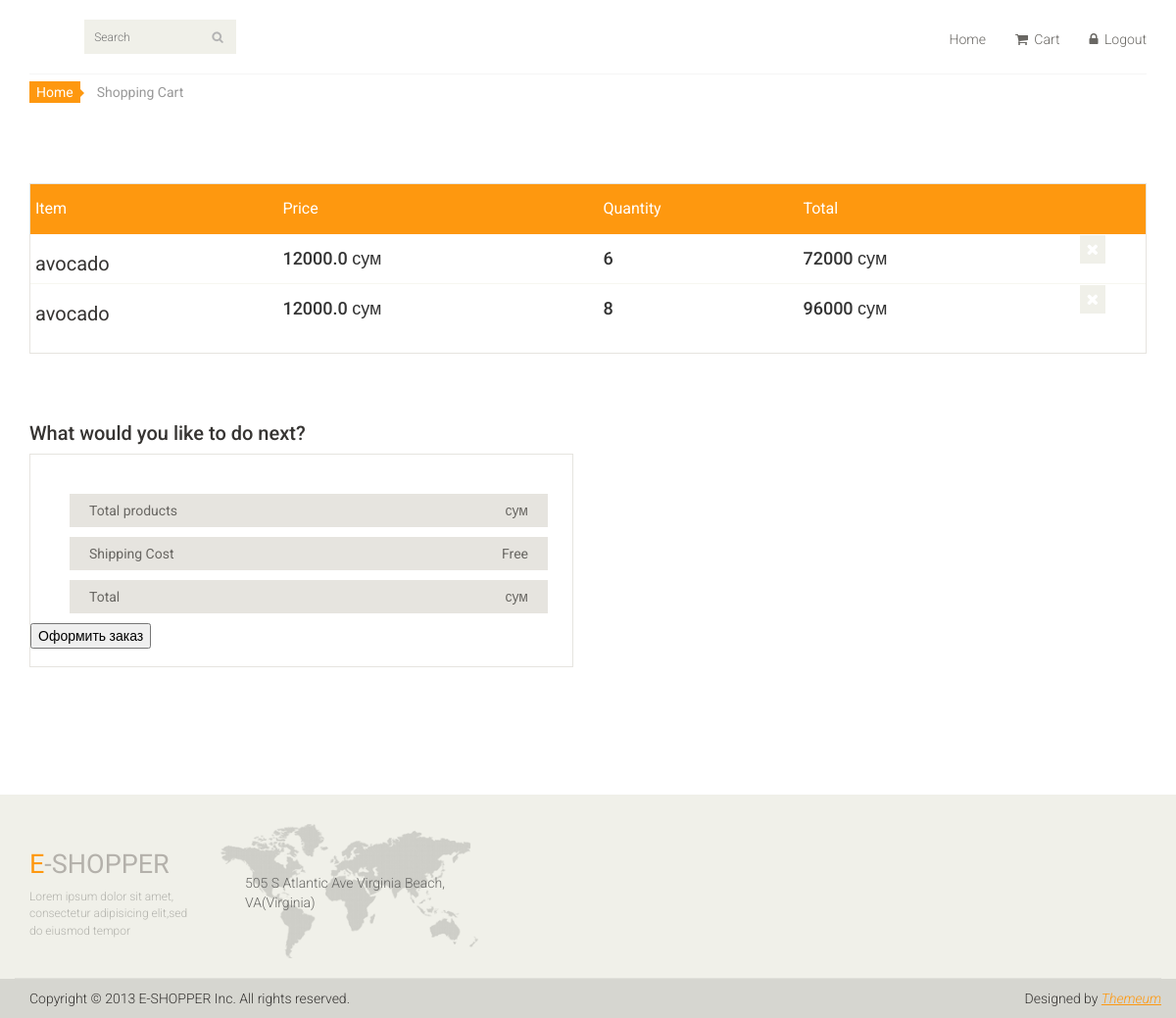
Page /user_cart (signed in) on the earlier database version.
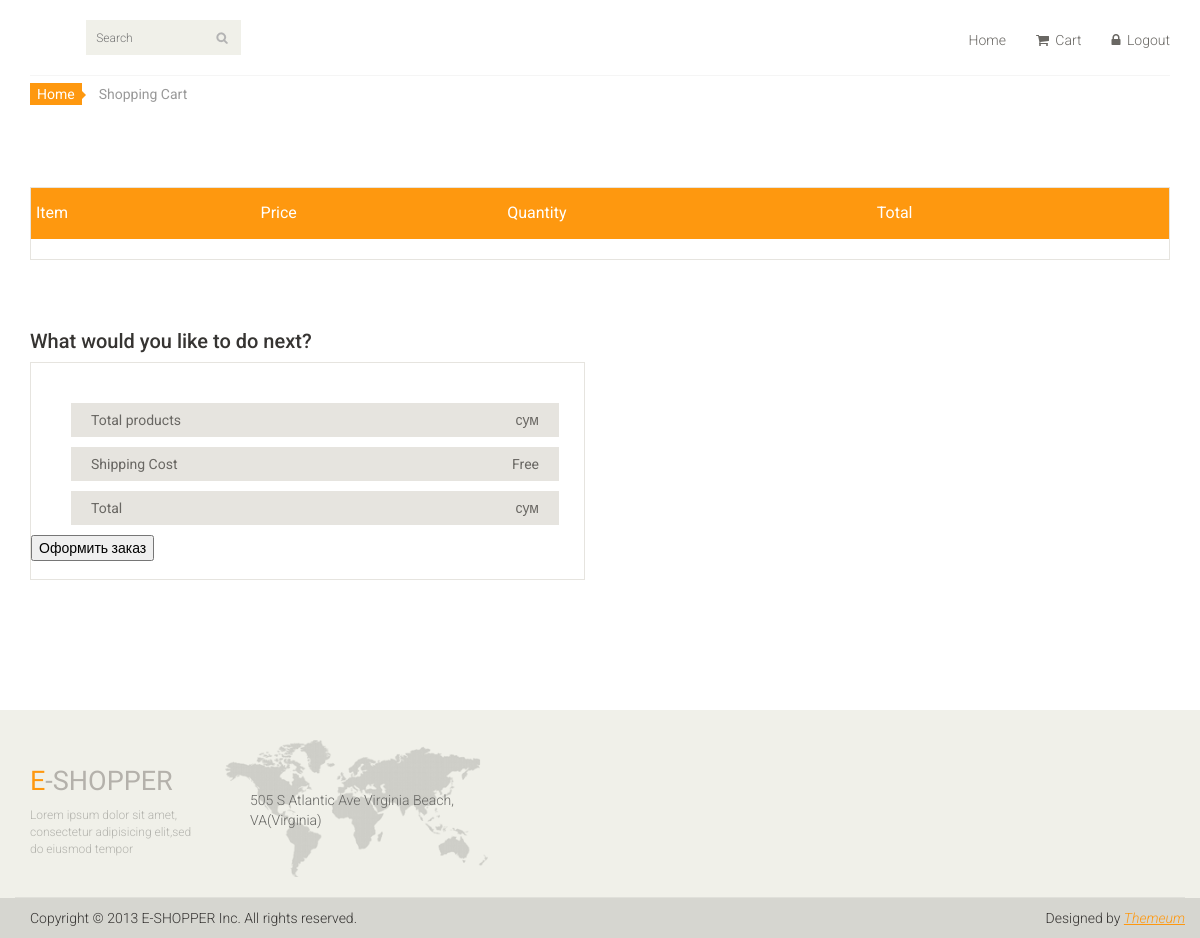
Same page on the later database version.
### main_page/models.py (models this page shows)
class UserCart(models.Model):
    user_id = models.IntegerField()
    user_product = models.ForeignKey(Product, on_delete=models.CASCADE)
    user_product_quantity = models.IntegerField()
    cart_date = models.DateTimeField(auto_now_add=True)

class Product(models.Model):
    product_category = models.ForeignKey(Category, on_delete=models.CASCADE)
    product_name = models.CharField(max_length=110)
    product_price = models.FloatField()
    product_des = models.TextField()
    product_count = models.IntegerField()
    added_date = models.DateTimeField(auto_now_add=True)
    product_image = models.ImageField(upload_to='media', null=True, blank=True)
    def __str__(self):
        return self.product_name

### main_page/views.py (the view)
# urls.py: path('user_cart', views.get_exact_user_cart),
def get_exact_user_cart(request):
    user_cart = models.UserCart.objects.filter(user_id=request.user.id)
    return render(request, 'user_cart.html', {'user_cart': user_cart})

### main_page/templates/user_cart.html (shortened to what this page needs)
{% extends 'index.html' %}
{% block content %}
	<section id="cart_items">
		<div class="container">
			<div class="breadcrumbs">
				<ol class="breadcrumb">
				  <li><a href="/">Home</a></li>
				  <li class="active">Shopping Cart</li>
				</ol>
			</div>
			<div class="table-responsive cart_info">
				<table class="table table-condensed">
					<thead>
						<tr class="cart_menu">
							<td class="description">Item</td>
							<td class="price">Price</td>
							<td class="quantity">Quantity</td>
							<td class="total">Total</td>
							<td></td>
						</tr>
					</thead>
					<tbody>
					{% for i in user_cart %}
						<tr>
							<td class="cart_description">
								<h4><a href="/{{ i.user_product.id }}">{{ i.user_product }}</a></h4>
							</td>
							<td class="cart_price">
								<h4>{{ i.user_product.product_price }} сум</h4>
							</td>
							<td class="cart_quantity">
								<h4>{{ i.user_product_quantity }}</h4>
							</td>
							<td class="cart_total">
								<h4>{% widthratio i.user_product.product_price 1 i.user_product_quantity %} сум</h4>
							</td>
							<td class="cart_delete">
								<a class="cart_quantity_delete" href="/del_item/{{ i.user_product.id }}"><i class="fa fa-times"></i></a>
							</td>
						</tr>
					{% endfor %}
					</tbody>
				</table>
			</div>
		</div>
	</section>
	<section id="do_action">
		<div class="container">
			<div class="heading">
				<h3>What would you like to do next?</h3>
			</div>
			<div class="row">
				<div class="col-sm-6">
					<div class="total_area">
						<ul>
							<li>Total products <span>{{ user_total }} сум</span></li>
							<li>Shipping Cost <span>Free</span></li>
							<li>Total <span>{{ user_total }} сум</span></li>
						</ul>
							<form action="/checkout" method="POST">
								<button>Оформить заказ</button>
							</form>
					</div>
				</div>
			</div>
		</div>
	</section>
{% endblock content %}

### main_page/templates/index.html (shortened to what this page needs)
{% load static %}
<!DOCTYPE html>
<html lang="en">
<head>
    <link href="{% static 'css/bootstrap.min.css' %}" rel="stylesheet">
    <link href="{% static 'css/font-awesome.min.css' %}" rel="stylesheet">
    <link href="{% static 'css/prettyPhoto.css' %}" rel="stylesheet">
    <link href="{% static 'css/price-range.css' %}" rel="stylesheet">
    <link href="{% static 'css/animate.css' %}" rel="stylesheet">
	<link href="{% static 'css/main.css' %}" rel="stylesheet">
	<link href="{% static 'css/responsive.css' %}" rel="stylesheet">
</head>
<body>
	<header id="header">
		<div class="header-middle">
			<div class="container">
				<div class="row">
					<div class="col-sm-4">
						<div class="btn-group pull-right">
							<div class="col-sm-3">
								<div class="search_box pull-right">
									<form method="POST">
										  <input type="text" placeholder="Search" name="search_bar" />
									</form>
								</div>
							</div>
						</div>
					</div>
					<div class="col-sm-8">
						<div class="shop-menu pull-right">
							<ul class="nav navbar-nav">
								{% if user.is_authenticated %}
									<li><a href="/">Home</a></li>
									<li><a href="/user_cart"><i class="fa fa-shopping-cart"></i> Cart</a></li>
									<li><a href="/accounts/logout/"><i class="fa fa-lock"></i> Logout</a></li>
								{% else %}
									<li><a href="/accounts/login/"><i class="fa fa-lock"></i> Login</a></li>
								{% endif %}
							</ul>
						</div>
					</div>
				</div>
			</div>
		</div>
	</header>
	{% block content %}{% endblock content %}
	<footer id="footer">
		<div class="footer-top">
			<div class="container">
				<div class="row">
					<div class="col-sm-2">
						<div class="companyinfo">
							<h2><span>e</span>-shopper</h2>
							<p>Lorem ipsum dolor sit amet, consectetur adipisicing elit,sed do eiusmod tempor</p>
						</div>
					</div>
					<div class="col-sm-3">
						<div class="address">
							<img src="images/home/map.png" alt="" />
							<p>505 S Atlantic Ave Virginia Beach, VA(Virginia)</p>
						</div>
					</div>
				</div>
			</div>
		</div>
		<div class="footer-bottom">
			<div class="container">
				<div class="row">
					<p class="pull-left">Copyright © 2013 E-SHOPPER Inc. All rights reserved.</p>
					<p class="pull-right">Designed by <span><a target="_blank" href="http://www.themeum.com">Themeum</a></span></p>
				</div>
			</div>
		</div>
	</footer>
</body>
</html>

### main_page/static/css/main.css (style rules this page uses)
body { font-family: 'Roboto', sans-serif; background:; position: relative; font-weight:400px; }
ul li { list-style: none; }
a { -webkit-transition: 300ms; -moz-transition: 300ms; -o-transition: 300ms; transition: 300ms; }
h1, h2, h3, h4, h5, h6 { font-family: 'Roboto', sans-serif; }
.header-middle .container .row { border-bottom: 1px solid #f5f5f5; margin-left: 0; margin-right: 0; padding-bottom: 20px; padding-top: 20px; }
.header-middle .container .row .col-sm-4 { padding-left: 0; }
.header-middle .container .row .col-sm-8 { padding-right:0; }
.shop-menu ul li { display:inline-block; padding-left: 15px; padding-right: 15px; }
.shop-menu ul li:last-child { padding-right: 0; }
.shop-menu ul li a { background: #FFFFFF; color: #696763; font-family: 'Roboto', sans-serif; font-size: 14px; font-weight: 300; padding:0; padding-right: 0; margin-top: 10px; }
.shop-menu ul li a i { margin-right:3px; }
.search_box input { background: #F0F0E9; border: medium none; color: #B2B2B2; font-family: 'roboto'; font-size: 12px; font-weight: 300; height: 35px; outline: medium none; padding-left: 10px; width: 155px; background-image: url(../images/home/searchicon.png); background-repeat: no-repeat; background-position: 130px; }
#footer { background: #F0F0E9; }
.footer-top .container { border-bottom: 1px solid #E0E0DA; padding-bottom: 20px; }
.companyinfo { margin-top: 57px; }
.companyinfo h2 { color: #B4B1AB; font-family: abel; font-size: 27px; text-transform: uppercase; }
.companyinfo h2 span { color:#FE980F; }
.companyinfo p { color: #B3B3AD; font-family: 'Roboto', sans-serif; font-size: 12px; font-weight: 300; }
.footer-top .col-sm-3 { overflow: hidden; }
.address { margin-top: 30px; position: relative; overflow: hidden; }
.address img { width:100%; }
.address p { color: #666663; font-family: 'Roboto', sans-serif; font-size: 14px; font-weight: 300; left: 25px; position: absolute; top: 50px; }
.footer-bottom { background: #D6D6D0; padding-top: 10px; }
.footer-bottom p { color: #363432; font-family: 'Roboto', sans-serif; font-weight: 300; margin-left: 15px; }
.footer-bottom p span a { color: #FE980F; font-style: italic; text-decoration: underline; }
#do_action { margin-bottom: 50px; }
.breadcrumbs { position: relative; }
.breadcrumbs .breadcrumb { background:transparent; margin-bottom: 75px; padding-left: 0; }
.breadcrumbs .breadcrumb li a { background:#FE980F; color: #FFFFFF; padding: 3px 7px; }
.breadcrumbs .breadcrumb li a:after { content:""; height:auto; width: auto; border-width: 8px; border-style: solid; border-color:transparent transparent transparent #FE980F; position: absolute; top: 11px; left:48px; }
.breadcrumbs .breadcrumb > li + li:before { content: " "; }
#cart_items .cart_info { border: 1px solid #E6E4DF; margin-bottom: 50px }
#cart_items .cart_info .cart_menu { background: #FE980F; color: #fff; font-size: 16px; font-family: 'Roboto', sans-serif; font-weight: normal; }
#cart_items .cart_info .table.table-condensed thead tr { height: 51px; }
#cart_items .cart_info .table.table-condensed tr { border-bottom: 1px solid#F7F7F0 }
#cart_items .cart_info .table.table-condensed tr:last-child { border-bottom: 0 }
.cart_info table tr td { border-top: 0 none; vertical-align: inherit; }
.heading h3 { color: #363432; font-size: 20px; font-family: 'Roboto', sans-serif; }
#do_action .total_area { padding-bottom: 18px !important; }
#do_action .total_area, #do_action .chose_area { border: 1px solid #E6E4DF; color: #696763; padding: 30px 25px 30px 0; margin-bottom: 80px; }
.total_area span { float: right; }
.total_area ul li { background:#E6E4DF; color: #696763; margin-top: 10px; padding: 7px 20px; }

Differences in the rows shown:
removed UserCart: user_product "avocado", user_product.product_price "12000.0", user_product_quantity "6", user_product+user_product_quantity "72000"
removed UserCart: user_product "avocado", user_product.product_price "12000.0", user_product_quantity "8", user_product+user_product_quantity "96000"
